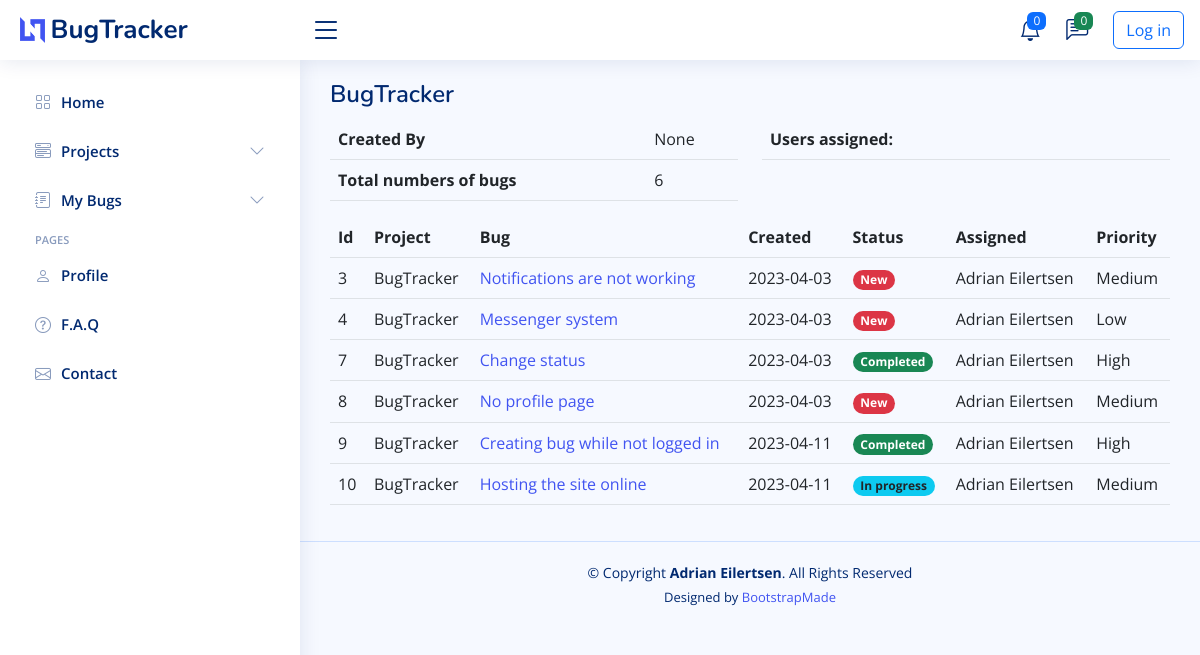
The app's page /project/1 with its own data.
### main.py (models this page shows)
class Project(db.Model):
    __tablename__ = "project"
    id = db.Column(db.Integer, primary_key=True)
    name = db.Column(db.String(250), nullable=False, unique=True)
    users = db.relationship("User", secondary=project_user, back_populates="projects")
    creator = db.Column(db.String, db.ForeignKey("user.name"))
    bugs = relationship("Bug", back_populates="project")

class Bug(db.Model):
    __tablename__ = "bug"
    id = db.Column(db.Integer, primary_key=True)
    title = db.Column(db.String(250), nullable=False)
    description = db.Column(db.String(250), nullable=False)
    reporter = db.Column(db.String, db.ForeignKey("user.name"))
    date = db.Column(db.String(250), nullable=False)
    status = db.Column(db.Integer, nullable=False)
    priority = db.Column(db.String(250), nullable=False)
    project_id = db.Column(db.String, db.ForeignKey("project.name"))
    project = relationship("Project", back_populates="bugs")
    comment = relationship("Comment", back_populates="parent_bug")
    assigned = relationship("User", back_populates="bugs")

class User(UserMixin, db.Model):
    __tablename__ = "user"
    id = db.Column(db.Integer, primary_key=True)
    name = db.Column(db.String(250), nullable=False, unique=True)
    email = db.Column(db.String(250), unique=True, nullable=False)
    password = db.Column(db.String(250), nullable=False)
    bugs = relationship("Bug", back_populates="assigned")
    comments = relationship("Comment", back_populates="comment_author")
    projects = db.relationship("Project", secondary=project_user, back_populates="users")

### main.py (the view)
@app.route("/project/<int:index>", methods=["GET", "POST"])
def project(index):
    bugs_data = db.session.query(Bug).all()
    project_data = db.session.query(Project).all()
    project = Project.query.get(index)
    return render_template("project.html", bugs=bugs_data, project=project_data, current_project=project, logged_in=current_user.is_authenticated)

### templates/project.html (shortened to what this page needs)
<!DOCTYPE html>
<html lang="en">
{% import "bootstrap/wtf.html" as wtf %}
{% include "header.html" %}
<body>
{% include "navbar.html" %}
<main id="main" class="main">
  <div class="pagetitle">
    <div class="row">
      <div class="col-6">
        <h1>{{ current_project.name }}</h1>
      </div>
    </div>
  </div>
  <section class="section">
    <div class="row">
      <div class="col">
        <table class="table">
          <tbody>
            <tr>
              <th scope="row">Created By</th>
              <td colspan="2">{{ current_project.creator }}</td>
            </tr>
            <tr>
              <th scope="row">Total numbers of bugs</th>
              <td colspan="2">{{ current_project.bugs|length }}</td>
            </tr>
          </tbody>
        </table>
      </div>
      <div class="col">
        <table class="table">
          <thead>
            <th scope="row">Users assigned:</th>
          </thead>
        </table>
      </div>
    </div>
  </section>
  <section class="section">
    <div class="row">
      <div class="col">
        <table class="table table-hover">
          <thead>
          <tr>
            <th scope="col">Id</th>
            <th scope="col">Project</th>
            <th scope="col">Bug</th>
            <th scope="col">Created</th>
            <th scope="col">Status</th>
            <th scope="col">Assigned</th>
            <th scope="col">Priority</th>
          </tr>
          </thead>
          <tbody>
          {% for bug in bugs %}
          {% if bug.project_id == current_project.name %}
          <tr id="tr-{{ bug.id }}">
            <td data-label="Id" scope="row">{{ bug.id }}</td>
            <td data-label="Project">{{ bug.project_id }}</td>
            <td data-label="Bug"><a href="{{ url_for('bug', index=bug.id) }}">{{ bug.title }}</a></td>
            <td data-label="Date">{{ bug.date }}</td>
            <td data-label="Status">
              {% if bug.status == 0 %}
              <span class="badge rounded-pill bg-danger">New</span>
              {% elif bug.status == 1 %}
              <span class="badge rounded-pill bg-info text-dark">In progress</span>
              {% elif bug.status == 2 %}
              <span class="badge rounded-pill bg-warning text-dark">In review</span>
              {% elif bug.status == 3 %}
              <span class="badge rounded-pill bg-success">Completed</span>
              {% endif %}
            </td>
            <td data-label="Assigned">{{ bug.assigned.name }}</td>
            <td class="table-data-hidden" data-label="Priority">{{ bug.priority }}</td>
          </tr>
          {% endif %}
          {% endfor %}
          </tbody>
        </table>
      </div>
    </div>
  </section>
</main>
{% include "footer.html" %}
</body>
</html>

### static/assets/css/style.css (style rules this page uses)
:root { scroll-behavior: smooth; }
body { font-family: "Open Sans", sans-serif; background: #f6f9ff; color: #444444; }
a { color: #4154f1; text-decoration: none; }
h1, h2, h3, h4, h5, h6 { font-family: "Nunito", sans-serif; }
#main { margin-top: 60px; padding: 20px 30px; transition: all 0.3s; }
.pagetitle { margin-bottom: 10px; }
.pagetitle h1 { font-size: 24px; margin-bottom: 0; font-weight: 600; color: #012970; }
@media (min-width: 1200px) { #main, #footer { margin-left: 300px; } }

### records on screen
Project: name "BugTracker", creator "None"
Bug: id "3", project_id "BugTracker", title "Notifications are not working", date "2023-04-03", status "New", assigned.name "Adrian Eilertsen", priority "Medium"
Bug: id "4", project_id "BugTracker", title "Messenger system", date "2023-04-03", status "New", assigned.name "Adrian Eilertsen", priority "Low"
Bug: id "7", project_id "BugTracker", title "Change status", date "2023-04-03", status "Completed", assigned.name "Adrian Eilertsen", priority "High"
Bug: id "8", project_id "BugTracker", title "No profile page", date "2023-04-03", status "New", assigned.name "Adrian Eilertsen", priority "Medium"
Bug: id "9", project_id "BugTracker", title "Creating bug while not logged in", date "2023-04-11", status "Completed", assigned.name "Adrian Eilertsen", priority "High"
Bug: id "10", project_id "BugTracker", title "Hosting the site online", date "2023-04-11", status "In progress", assigned.name "Adrian Eilertsen", priority "Medium"

### other values on screen
{{ current_project.bugs|length }} "6"
